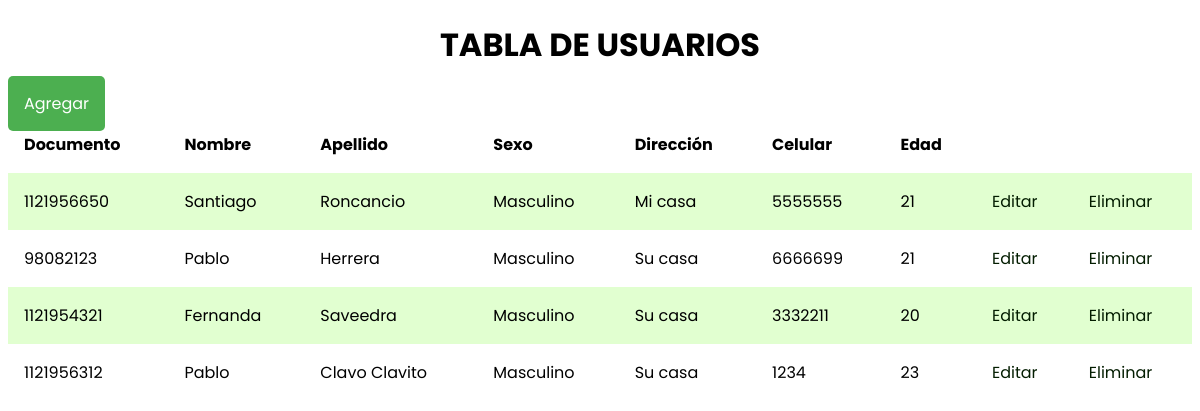
The page / on the database its author committed.
### tables this page shows
CREATE TABLE `user` (
  `id` int(11) NOT NULL,
  `document` varchar(30) NOT NULL,
  `name` varchar(200) NOT NULL,
  `lastName` varchar(200) NOT NULL,
  `sex` varchar(10) NOT NULL,
  `address` varchar(200) NOT NULL,
  `phone` varchar(15) NOT NULL,
  `age` int(11) NOT NULL
);

### controller/user_controller.php (called while the page is built, shortened)
<?php
require_once 'model/user.php';
class UserController
{
    public function __construct()
    {
        $this->model=new User();
    }
    public function indexUser()
    {
        require_once 'view/user.php';
    }
}
?>

### core/connection.php (called while the page is built)
<?php
class Connection
{
    private $driver="mysql";
    private $host="localhost";
    private $user="root";
    private $pass="";
    private $dbname="mvcVet";
    private $charset="utf8";
    protected function conexion()
    {
        try
        {
            $pdo=new PDO("{$this->driver}:host={$this->host};dbname={$this->dbname};charset={$this->charset}",$this->user,$this->pass);
            $pdo->setAttribute(PDO::ATTR_ERRMODE,PDO::ERRMODE_EXCEPTION);
            return $pdo;
        }catch(PDOException $e)
        {
            echo $e->getMessage();
        }
    }
}
?>

### core/crud.php (called while the page is built, shortened)
<?php
require_once 'core/connection.php';
abstract class Crud extends Connection
{
    private $table;
    private $pdo;
    public function __construct($table)
    {
        $this->table=$table;
        $this->pdo=parent::conexion();
    }
    public function getAll()
    {
        try
        {
            $stm=$this->pdo->prepare("SELECT * FROM $this->table;");
            $stm->execute();
            return $stm->fetchAll(PDO::FETCH_OBJ);
        }catch(PDOException $e)
        {
            echo $e->getMessage();
        }
    }
}
?>

### view/user.php (the view, shortened to what this page needs)
<!DOCTYPE html>
<html lang="es">
<head>
    <link href="./assets/css/main.css" rel="stylesheet">
</head>
<body>
    <h1 class="title">Tabla de usuarios</h1>
    <a class="button" href='index.php?controller=user&action=showById'>Agregar</a>
    <table class="table">
        <tr>
            <?php require_once 'core/const.php';
                foreach(DATA_USER as $key =>$value):
            ?>
            <th>
                <?php echo $value;?>
            </th>
                <?php endforeach;?>
        </tr>
        <?php foreach($this->model->getAll() as $user):?>
        <tr>
            <td><?php echo $user->document ?></td>
            <td><?php echo $user->name?></td>
            <td><?php echo $user->lastName?></td>
            <td><?php echo $user->sex?></td>
            <td><?php echo $user->address?></td>
            <td><?php echo $user->phone?></td>
            <td><?php echo $user->age?></td>
            <td><a href="index.php?controller=user&action=showById&id=<?php echo $user->id;?>">Editar</a></td>
            <td><a onclick="javascript:return confirm('¿Seguro desea eliminar?');" href="index.php?controller=user&action=quit&id=<?php echo $user->id; ?>">Eliminar</a></td>
        </tr>
        <?php endforeach?>
    </table>
</body>
</html>

### index.php (shortened to what this page needs)
<?php
if(!isset($_REQUEST['controller']))
{
	require_once 'controller/user_controller.php';
	$controller=new UserController();
	$controller->indexUser();
}
?>

### assets/css/main.css (style rules this page uses)
body { font-family: 'Poppins', sans-serif; }
a { text-decoration: none; color: rgb(3, 29, 0); }
.button { background-color: #4CAF50; border:none; border-radius: 5px; color: white; padding: 1em 1em; font-size: 1em; text-align: center; text-decoration: none; }
.title { text-transform: uppercase; text-align: center; }
.table { width: 100%; border-spacing: 0; }
.table td, .table th { padding: 1em; text-align: left; }
.table tr:nth-child(even) { background-color: rgb(225, 255, 208) ; }

### rows shown on the page
user: document "1121956650", name "Santiago", lastName "Roncancio", sex "Masculino", address "Mi casa", phone "5555555", age "21"
user: document "98082123", name "Pablo", lastName "Herrera", sex "Masculino", address "Su casa", phone "6666699", age "21"
user: document "1121954321", name "Fernanda", lastName "Saveedra", sex "Masculino", address "Su casa", phone "3332211", age "20"
user: document "1121956312", name "Pablo", lastName "Clavo Clavito", sex "Masculino", address "Su casa", phone "1234", age "23"

### other values the page prints
$value "Documento"
$value "Nombre"
$value "Apellido"
$value "Sexo"
$value "Dirección"
$value "Celular"
$value "Edad"
